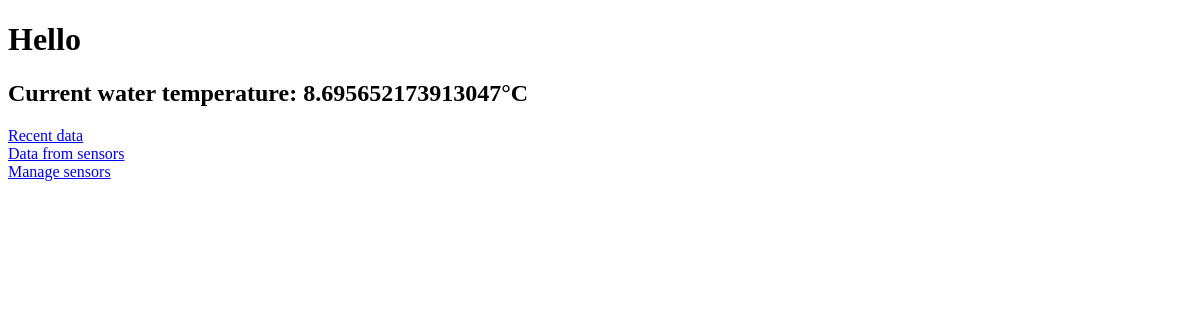
Before: / with the older database file.
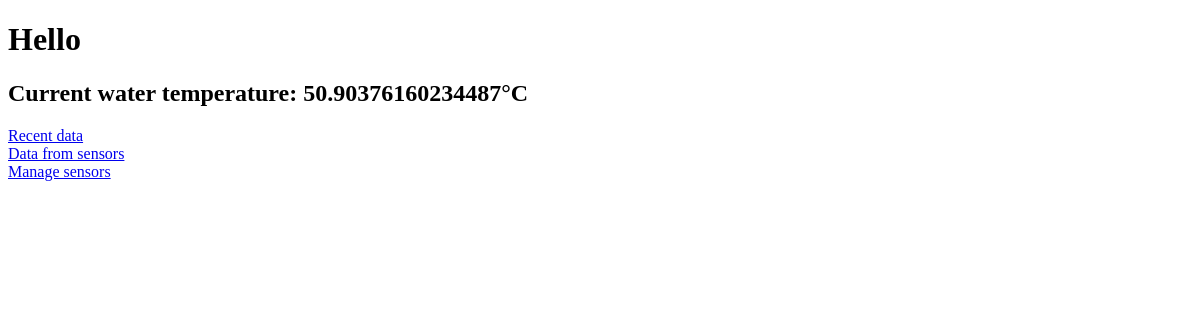
After: the same page with the newer database file.
### tables this page shows
CREATE TABLE config( waterTemp real, timing1 int, timing2 int, timing3 int);

### panel.py (the view)
@app.route("/")
def index():
    return render_template("index.html",water=db.GetWaterTemp()[0])

### dbManager.py (called while the page is built)
    def GetWaterTemp(self):
        self.cursor.execute("SELECT waterTemp FROM config")
        return self.cursor.fetchone()

### templates/index.html (shortened to what this page needs)
<!DOCTYPE html>
<html lang="en">
<head>
</head>
<body>
    <h1>Hello</h1>
    <h2>Current water temperature: {{ water }}°C</h2>
    <div>
        <a href="/recent">Recent data</a>
    </div>
    <div>
        <a href="/display">Data from sensors</a>
    </div>
    <div>
        <a href="/sensors">Manage sensors</a>
    </div>
</body>
</html>

Changed rows visible on the page:
changed config: waterTemp "8.695652173913047" → "50.90376160234487"
